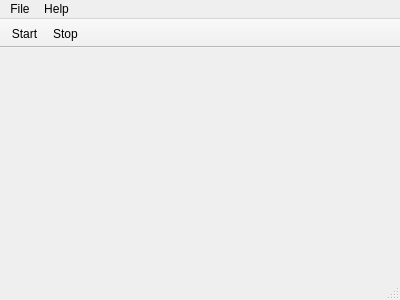
<?xml version="1.0" encoding="UTF-8"?>
<ui version="4.0">
 <class>MainWindow</class>
 <widget class="QMainWindow" name="MainWindow">
  <property name="geometry">
   <rect>
    <x>0</x>
    <y>0</y>
    <width>400</width>
    <height>300</height>
   </rect>
  </property>
  <property name="windowTitle">
   <string>PCC8</string>
  </property>
  <property name="windowIcon">
   <iconset>
    <normaloff>:/resources/application.ico</normaloff>:/resources/application.ico</iconset>
  </property>
  <widget class="QWidget" name="centralwidget"/>
  <widget class="QStatusBar" name="statusbar"/>
  <widget class="QToolBar" name="toolBar">
   <property name="enabled">
    <bool>true</bool>
   </property>
   <property name="contextMenuPolicy">
    <enum>Qt::PreventContextMenu</enum>
   </property>
   <property name="windowTitle">
    <string>toolBar</string>
   </property>
   <property name="movable">
    <bool>false</bool>
   </property>
   <property name="allowedAreas">
    <set>Qt::TopToolBarArea</set>
   </property>
   <property name="iconSize">
    <size>
     <width>30</width>
     <height>30</height>
    </size>
   </property>
   <property name="floatable">
    <bool>false</bool>
   </property>
   <attribute name="toolBarArea">
    <enum>TopToolBarArea</enum>
   </attribute>
   <attribute name="toolBarBreak">
    <bool>false</bool>
   </attribute>
   <addaction name="actionStart"/>
   <addaction name="actionStop"/>
  </widget>
  <widget class="QMenuBar" name="menubar">
   <property name="geometry">
    <rect>
     <x>0</x>
     <y>0</y>
     <width>400</width>
     <height>21</height>
    </rect>
   </property>
   <widget class="QMenu" name="menuFile">
    <property name="title">
     <string>File</string>
    </property>
    <addaction name="actionBoot_Game"/>
    <addaction name="separator"/>
    <addaction name="actionExit"/>
   </widget>
   <widget class="QMenu" name="menuHelp">
    <property name="title">
     <string>Help</string>
    </property>
    <addaction name="actionAbout_PCC8"/>
    <addaction name="actionAbout_Qt"/>
   </widget>
   <addaction name="menuFile"/>
   <addaction name="menuHelp"/>
  </widget>
  <action name="actionAbout_Qt">
   <property name="text">
    <string>About Qt</string>
   </property>
  </action>
  <action name="actionExit">
   <property name="text">
    <string>Exit</string>
   </property>
  </action>
  <action name="actionAbout_PCC8">
   <property name="text">
    <string>About PCC8</string>
   </property>
  </action>
  <action name="actionBoot_Game">
   <property name="text">
    <string>Boot Game</string>
   </property>
  </action>
  <action name="actionStart">
   <property name="text">
    <string>Start</string>
   </property>
  </action>
  <action name="actionStop">
   <property name="text">
    <string>Stop</string>
   </property>
  </action>
 </widget>
 <resources/>
 <connections/>
</ui>
